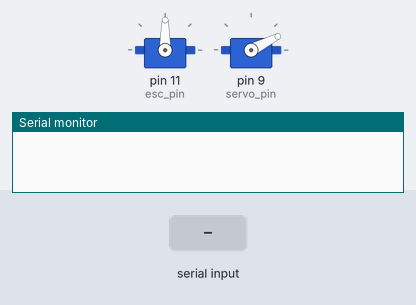
This sketch was run on a simulated Arduino Uno, built with avr-gcc and run on an emulated ATmega328P. Shown: 2 × servo, the last lines printed to the serial monitor. The test bench sets the inputs (shaded band).

Above: at 1.3 s.
1.4 s: "90;45\n" received over Serial
At 2.2 s:
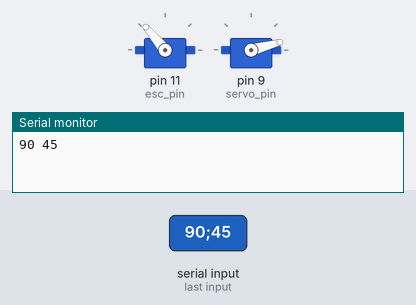
2.9 s: "30;150\n" received over Serial
At 3.3 s:
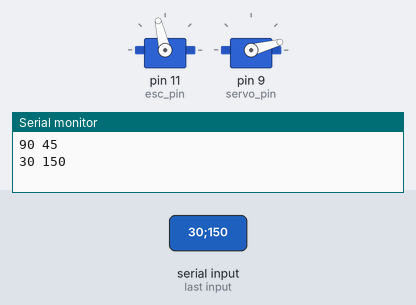
4.4 s: "90\n" received over Serial
At 5.6 s:
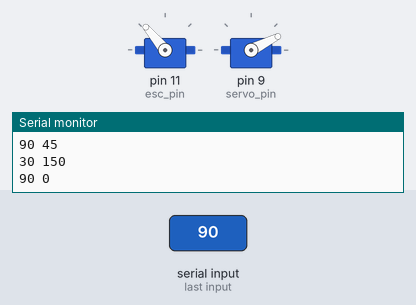
5.9 s: "200\n" received over Serial
At 6.8 s:
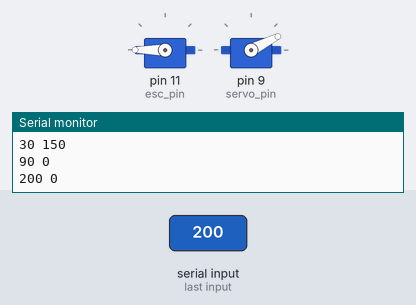
7.4 s: "1;90\n" received over Serial
At 7.9 s:
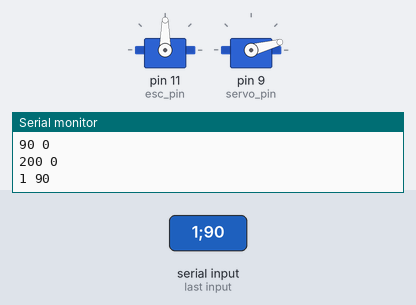
8.9 s: "0\n" received over Serial
At 10.2 s:
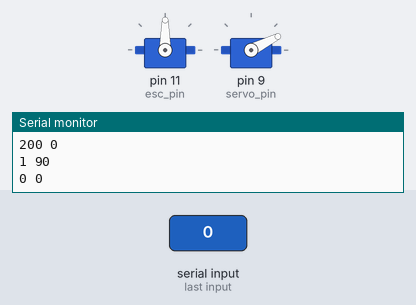
Timing chart, 0 to 11.4 s (numbered marks = the images above; inputs shaded):
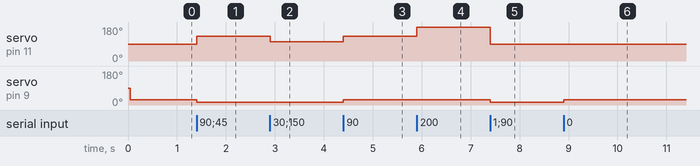

Measured:
- after the input at 1.4 s, servo on pin 11 (esc_pin): 90° → 130° at once; servo on pin 9 (servo_pin): 27° → 15° at once
- after the input at 2.9 s, servo on pin 11 (esc_pin): 130° → 103° at once
- after the input at 4.4 s, servo on pin 11 (esc_pin): 103° → 130° at once; servo on pin 9 (servo_pin): 15° → 27° at once
- after the input at 5.9 s, servo on pin 11 (esc_pin): 130° → 180° at once
- after the input at 7.4 s, servo on pin 11 (esc_pin): 180° → 90° at once; servo on pin 9 (servo_pin): 27° → 15° at once
- after the input at 8.9 s, servo on pin 9 (servo_pin): 15° → 27° at once

The sketch:

cart_code_arduino.ino
```cpp
#include <Servo.h>

Servo servo, esc; // servo controller (multiple can exist)

int servo_pin = 9; // PWM pin for servo control
int pos = 0;    // servo starting position

int esc_pin = 11;

void setup() {
  esc.attach(esc_pin);
  servo.attach(servo_pin); // start servo control

  Serial.begin(115200);

  set_speed(0); // set zero on ESC
  delay(50);
  steering(0); // drive straight
  delay(50);
}

void loop() {
  if (Serial.available() > 0) {
    String data = Serial.readStringUntil('\n');
    // extract data
    int speedValue = getValue(data, ';', 0).toInt();
    int steeringValue = getValue(data, ';', 1).toInt();
    Serial.print(speedValue);
    Serial.print(" ");
    Serial.println(steeringValue);
    // operate kart
    set_speed(speedValue);
    steering(steeringValue);
    delay(5);
  }
  // speed test
  /*
  for (int x=-100; x <=50; x += 10) {
    set_speed(x);
    Serial.println(x);
    delay(1000);
  }
  set_speed(0);
  delay(1000);
  */
  // steering test
  /*
  steering(0);
  delay(5000);
  steering(15);
  delay(1000);
  steering(10);
  delay(1000);
  steering(0);
  delay(5000);
  steering(-15);
  delay(1000);
  */
}

void set_speed(int valueSpeed) { // percents
  // 0 < forward < 100, -100 < backwards < 0
  // Top forward speed is on write(135), top backwards speed is on write(75), when write(90) is set as 0
  if (valueSpeed == 0) {esc.write(90);}
  else {
    int pwmValue = 0;
    if (valueSpeed > 0) {
      pwmValue = map(valueSpeed, 0, 100, 90, 135);
    }
    else if (valueSpeed < 0) {
      pwmValue = map(valueSpeed, -100, 0, 75, 90);
    }
    // Serial.print(pwmValue);
    // Serial.print("-");
    esc.write(pwmValue);
  }
}


void steering(int valueDegrees) {
  // left < 0, right > 0 in degrees
  // keep steering in between -15 en 15 °
  if (-15 > valueDegrees) {valueDegrees = -15;}
  else if (15 < valueDegrees) {valueDegrees = 15;}

  int pwmValue = map(valueDegrees, -25, 15, 45, 15);
  servo.write(pwmValue);
}

// https://stackoverflow.com/questions/9072320/split-string-into-string-array
String getValue(String data, char separator, int index)
{
  int found = 0;
  int strIndex[] = {0, -1};
  int maxIndex = data.length()-1;

  for(int i=0; i<=maxIndex && found<=index; i++){
    if(data.charAt(i)==separator || i==maxIndex){
        found++;
        strIndex[0] = strIndex[1]+1;
        strIndex[1] = (i == maxIndex) ? i+1 : i;
    }
  }

  return found>index ? data.substring(strIndex[0], strIndex[1]) : "";
}
```
